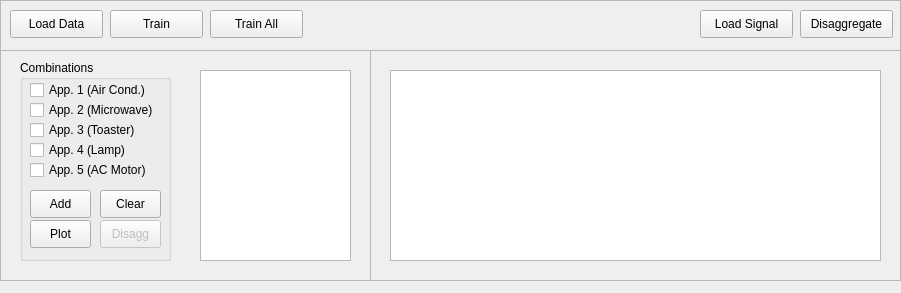
<?xml version="1.0" encoding="UTF-8"?>
<ui version="4.0">
 <class>MainWindow</class>
 <widget class="QMainWindow" name="MainWindow">
  <property name="geometry">
   <rect>
    <x>0</x>
    <y>0</y>
    <width>901</width>
    <height>293</height>
   </rect>
  </property>
  <property name="windowTitle">
   <string>MainWindow</string>
  </property>
  <widget class="QWidget" name="centralwidget">
   <widget class="QFrame" name="frm_topMenu">
    <property name="geometry">
     <rect>
      <x>0</x>
      <y>0</y>
      <width>901</width>
      <height>51</height>
     </rect>
    </property>
    <property name="frameShape">
     <enum>QFrame::StyledPanel</enum>
    </property>
    <property name="frameShadow">
     <enum>QFrame::Raised</enum>
    </property>
    <widget class="QPushButton" name="btn_loadData">
     <property name="geometry">
      <rect>
       <x>10</x>
       <y>10</y>
       <width>93</width>
       <height>28</height>
      </rect>
     </property>
     <property name="text">
      <string>Load Data</string>
     </property>
    </widget>
    <widget class="QPushButton" name="btn_train">
     <property name="geometry">
      <rect>
       <x>110</x>
       <y>10</y>
       <width>93</width>
       <height>28</height>
      </rect>
     </property>
     <property name="text">
      <string>Train</string>
     </property>
    </widget>
    <widget class="QPushButton" name="btn_trainAll">
     <property name="geometry">
      <rect>
       <x>210</x>
       <y>10</y>
       <width>93</width>
       <height>28</height>
      </rect>
     </property>
     <property name="text">
      <string>Train All</string>
     </property>
    </widget>
    <widget class="QPushButton" name="btn_loadSignal">
     <property name="geometry">
      <rect>
       <x>700</x>
       <y>10</y>
       <width>93</width>
       <height>28</height>
      </rect>
     </property>
     <property name="text">
      <string>Load Signal</string>
     </property>
    </widget>
    <widget class="QPushButton" name="btn_disagg">
     <property name="geometry">
      <rect>
       <x>800</x>
       <y>10</y>
       <width>93</width>
       <height>28</height>
      </rect>
     </property>
     <property name="text">
      <string>Disaggregate</string>
     </property>
    </widget>
   </widget>
   <widget class="QFrame" name="frm_signalMenu">
    <property name="geometry">
     <rect>
      <x>0</x>
      <y>50</y>
      <width>371</width>
      <height>231</height>
     </rect>
    </property>
    <property name="frameShape">
     <enum>QFrame::StyledPanel</enum>
    </property>
    <property name="frameShadow">
     <enum>QFrame::Raised</enum>
    </property>
    <widget class="QGroupBox" name="box_combBox">
     <property name="geometry">
      <rect>
       <x>20</x>
       <y>10</y>
       <width>151</width>
       <height>201</height>
      </rect>
     </property>
     <property name="title">
      <string>Combinations</string>
     </property>
     <widget class="QCheckBox" name="cbx_app1">
      <property name="geometry">
       <rect>
        <x>10</x>
        <y>20</y>
        <width>131</width>
        <height>20</height>
       </rect>
      </property>
      <property name="text">
       <string>App. 1 (Air Cond.)</string>
      </property>
      <property name="checked">
       <bool>false</bool>
      </property>
     </widget>
     <widget class="QCheckBox" name="cbx_app2">
      <property name="geometry">
       <rect>
        <x>10</x>
        <y>40</y>
        <width>141</width>
        <height>20</height>
       </rect>
      </property>
      <property name="text">
       <string>App. 2 (Microwave)</string>
      </property>
     </widget>
     <widget class="QCheckBox" name="cbx_app3">
      <property name="geometry">
       <rect>
        <x>10</x>
        <y>60</y>
        <width>131</width>
        <height>20</height>
       </rect>
      </property>
      <property name="text">
       <string>App. 3 (Toaster)</string>
      </property>
     </widget>
     <widget class="QCheckBox" name="cbx_app4">
      <property name="geometry">
       <rect>
        <x>10</x>
        <y>80</y>
        <width>131</width>
        <height>20</height>
       </rect>
      </property>
      <property name="text">
       <string>App. 4 (Lamp)</string>
      </property>
     </widget>
     <widget class="QCheckBox" name="cbx_app5">
      <property name="geometry">
       <rect>
        <x>10</x>
        <y>100</y>
        <width>131</width>
        <height>20</height>
       </rect>
      </property>
      <property name="text">
       <string>App. 5 (AC Motor)</string>
      </property>
     </widget>
     <widget class="QPushButton" name="btn_addComb">
      <property name="geometry">
       <rect>
        <x>10</x>
        <y>130</y>
        <width>61</width>
        <height>28</height>
       </rect>
      </property>
      <property name="text">
       <string>Add</string>
      </property>
     </widget>
     <widget class="QPushButton" name="btn_plotComb">
      <property name="geometry">
       <rect>
        <x>10</x>
        <y>160</y>
        <width>61</width>
        <height>28</height>
       </rect>
      </property>
      <property name="text">
       <string>Plot</string>
      </property>
     </widget>
     <widget class="QPushButton" name="btn_clearComb">
      <property name="geometry">
       <rect>
        <x>80</x>
        <y>130</y>
        <width>61</width>
        <height>28</height>
       </rect>
      </property>
      <property name="text">
       <string>Clear</string>
      </property>
     </widget>
     <widget class="QPushButton" name="btn_disaggComb">
      <property name="enabled">
       <bool>false</bool>
      </property>
      <property name="geometry">
       <rect>
        <x>80</x>
        <y>160</y>
        <width>61</width>
        <height>28</height>
       </rect>
      </property>
      <property name="text">
       <string>Disagg</string>
      </property>
     </widget>
    </widget>
    <widget class="QListWidget" name="lst_sigCombs">
     <property name="geometry">
      <rect>
       <x>200</x>
       <y>20</y>
       <width>151</width>
       <height>191</height>
      </rect>
     </property>
    </widget>
   </widget>
   <widget class="QFrame" name="frm_resultFrame">
    <property name="geometry">
     <rect>
      <x>370</x>
      <y>50</y>
      <width>531</width>
      <height>231</height>
     </rect>
    </property>
    <property name="frameShape">
     <enum>QFrame::StyledPanel</enum>
    </property>
    <property name="frameShadow">
     <enum>QFrame::Raised</enum>
    </property>
    <widget class="QTextEdit" name="txt_resultsText">
     <property name="geometry">
      <rect>
       <x>20</x>
       <y>20</y>
       <width>491</width>
       <height>191</height>
      </rect>
     </property>
     <property name="readOnly">
      <bool>true</bool>
     </property>
    </widget>
   </widget>
  </widget>
 </widget>
 <resources/>
 <connections/>
</ui>
